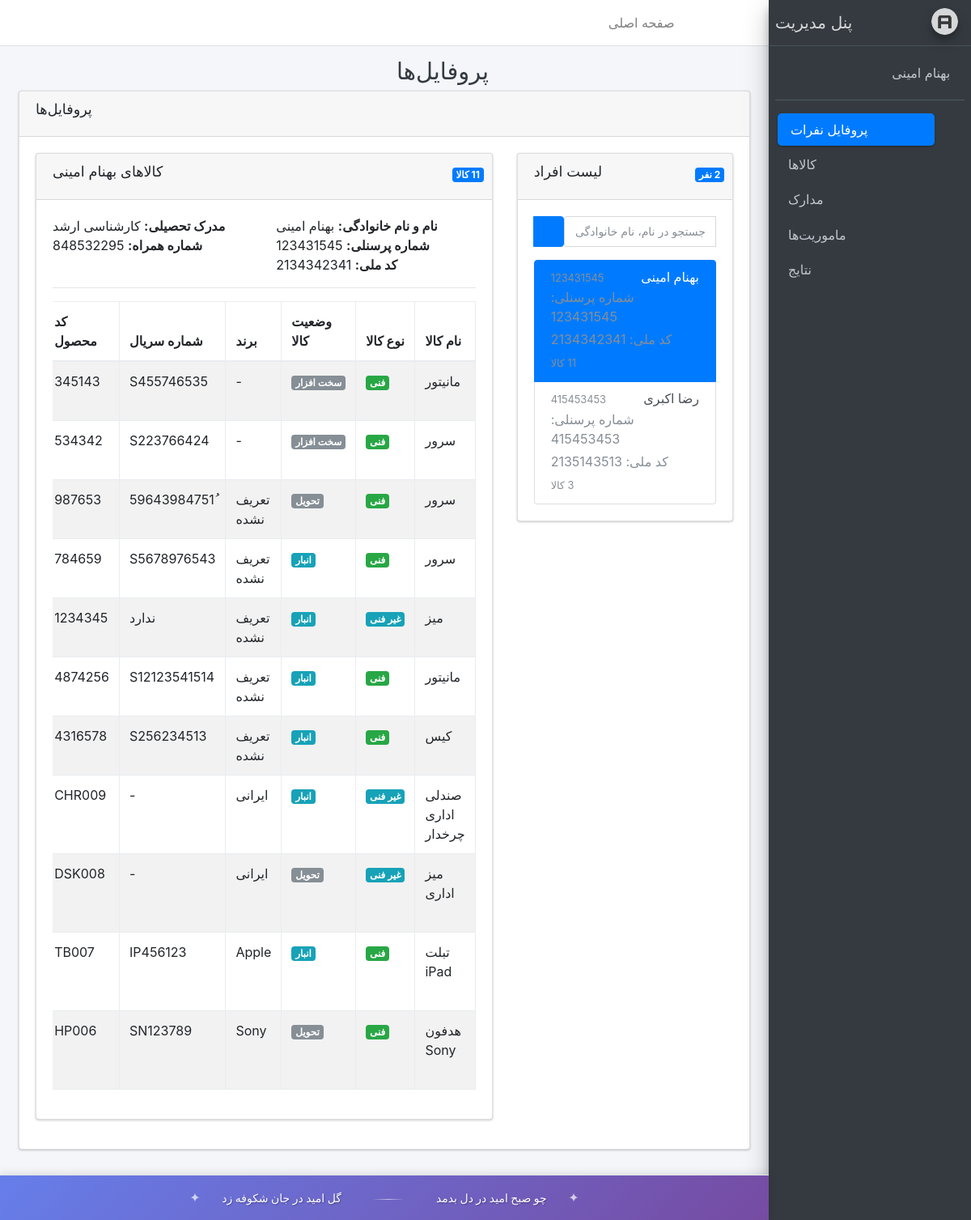
Before: /account/profiles/?person_id=123431545 (signed in) with the older database file.
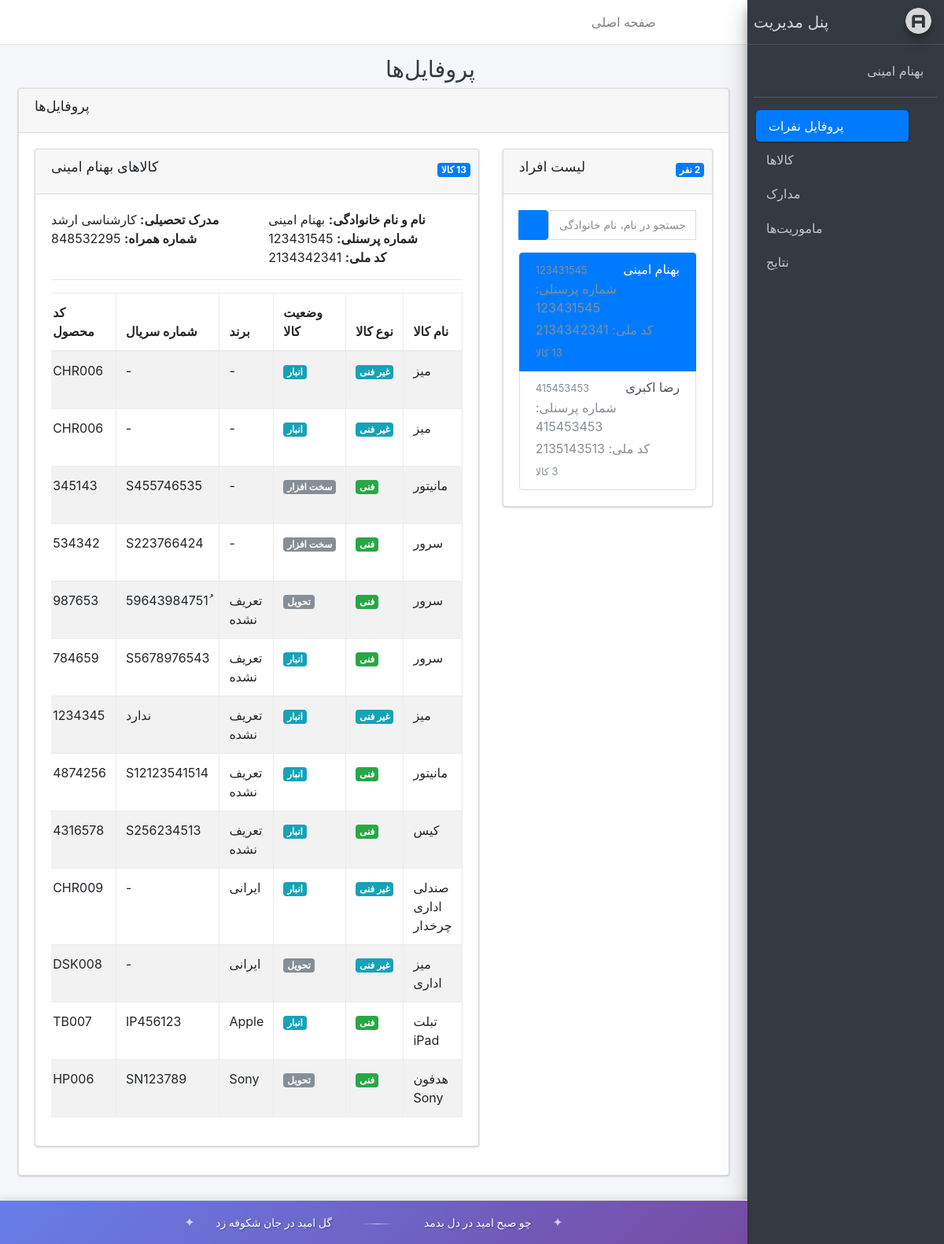
After: the same page with the newer database file.
### holder/models.py (models this page shows, shortened)
class PersonalInfo(models.Model):
    STATUS_CHOICES = (
        ('d', 'دیپلم'),
        ('a', 'کارشناسی ناپیوسته'),
        ('b', 'کارشناسی'),
        ('m', 'کارشناسی ارشد'),
        ('p', 'دکتری'),
        ('o', 'سایر')
    )
    name = models.CharField(max_length=100, verbose_name="نام")
    family = models.CharField(max_length=100, verbose_name="نام خانوادگی")
    Personnel_number = models.CharField(max_length=9, validators=[RegexValidator(regex=r'^\d{9}$')], unique=True,primary_key=True,verbose_name="شماره پرسنلی")
    National_ID = models.CharField(max_length=10,unique=True,verbose_name="کد ملی",validators=[RegexValidator(regex=r'^\d{10}$')])
    date_of_birth = models.DateField(verbose_name="تاریخ تولد")
    email = models.EmailField(max_length=254, verbose_name="ایمیل",blank=True, null=True, help_text="اختیاری")
    phone_number = models.CharField(max_length=16, verbose_name="شماره همراه")
    date_created = models.DateTimeField(auto_now_add=True, verbose_name="تاریخ ثبت نام")
    Educational_degree = models.CharField(max_length=10, verbose_name="مدرک تحصیلی", choices=STATUS_CHOICES)
    password = models.CharField(max_length=100, verbose_name="رمز عبور")
    def jinfo(self):
        return jalali_converter(self.date_of_birth)
    jinfo.short_description = "تاریخ تولد "
    class Meta:
        verbose_name = "دارنده حساب"
        verbose_name_plural = "دارندگان حساب"

class Items(models.Model):
    Technical_items = models.CharField(max_length=100,blank=True , null=True, verbose_name="نام کالا")
    TYPE_CHOICES = [('Technical', 'فنی'),('Non-technical', 'غیر فنی')]
    type_Item = models.CharField(max_length=50,choices=TYPE_CHOICES, verbose_name="نوع کالا")
    STATUS_CHOICES = [('hardware','سخت افزار'),('Delivery','تحویل'),('warehouse','انبار')]
    status_item =  models.CharField(max_length=50,choices=STATUS_CHOICES, verbose_name="وضعیت کالا")
    Number = models.IntegerField(verbose_name="تعداد کالا", default=1, blank=True, null=True)
    STATUS_SUB_MAPPING = {
        'hardware': [
            ('repair', 'تعمیر'),
            ('upgrade', 'ارتقا'),
        ],
        'Delivery': [
            ('external', 'خارج'),
            ('internal', 'داخل'),
        ],
        'warehouse': [
            ('ready', 'آماده بکار'),
            ('returned_good', 'عودتی سالم'),
            ('returned_worn', 'عودتی فرسوده'),
        ],
    }
    status_sub_item = models.CharField(max_length=50,choices=[choice for sublist in STATUS_SUB_MAPPING.values() for choice in sublist],blank=True,null=True,verbose_name="زیر مجموعه وضعیت")
    brand = models.CharField(max_length=100, verbose_name="برند", blank=True, null=True)
    Configuration = models.TextField(verbose_name="پیکربندی", blank=True, null=True)
    serial_number = models.CharField(max_length=100, blank=True, null=True, verbose_name="شماره سریال")
    Product_code = models.CharField(max_length=100, verbose_name="کد محصول")
    register_date = models.DateTimeField(auto_now_add=True)
    update_date = models.DateTimeField(default=timezone.now,verbose_name="تاریخ بروزرسانی")
    PersonalInfo = models.ForeignKey(PersonalInfo, on_delete=models.CASCADE, related_name='items', blank=True, null=True, verbose_name="دارنده حساب")
    def jinfo(self):
        return jalali_converter(self.register_date)
    jinfo.short_description = "تاریخ ثبت نام"
    class Meta:
        verbose_name = "کالا"
        verbose_name_plural = "کالاها"

### account/views.py (the view, shortened to what this page needs)
# urls.py: path("profiles/", profiles_view, name="profiles"),
@login_required
def profiles_view(request):
    selected_person_id = request.GET.get('person_id')
    search_query = request.GET.get('search', '')
    people_queryset = PersonalInfo.objects.all()
    people = people_queryset.order_by('name', 'family')
    selected_person = None
    person_items = None
    if selected_person_id:
        try:
            selected_person = PersonalInfo.objects.get(Personnel_number=selected_person_id)
            person_items = Items.objects.filter(PersonalInfo=selected_person).order_by('-register_date')
        except PersonalInfo.DoesNotExist:
            selected_person = None
            person_items = None
    total_people = people_queryset.count()
    context = {
        'people': people,
        'selected_person': selected_person,
        'person_items': person_items,
        'selected_person_id': selected_person_id,
        'search_query': search_query,
        'total_people': total_people,
    }
    return render(request, 'registration/profiles.html', context)

### extensions/jalali.py (called while the page is built)
    def persian_tuple(self):
        return self.persian_year, self.persian_month, self.persian_day

### extensions/utils.py (called while the page is built)
def jalali_converter(time):
    jmonths = ['فروردین', 'اردیبهشت', 'خرداد', 'تیر', 'مرداد', 'شهریور', 'مهر', 'آبان', 'آذر', 'دی', 'بهمن', 'اسفند']
    time_to_str = '{},{},{}'.format(time.year, time.month, time.day)
    time_to_tuple = jalali.Gregorian(time_to_str).persian_tuple()
    time_to_list = list(time_to_tuple)
    for index, month in enumerate(jmonths):
        if time_to_list[1] == index + 1:
            time_to_list[1] = month
            break
    if isinstance(time, datetime.datetime):
        output = "{},{},{}, ساعت {}:{}".format(time_to_list[2], time_to_list[1], time_to_list[0], time.hour, time.minute)
    else:
        output = "{},{},{}".format(time_to_list[2], time_to_list[1], time_to_list[0])
    return output

### templates/registration/profiles.html (shortened to what the changed rows need)
{% extends 'registration/base.html' %}
{% load static %}
{% block title %}پروفایل‌ها{% endblock %}
{% block main %}
<div class="row">
    <div class="col-12">
        <div class="card">
            <div class="card-body">
                <div class="row">
                    <div class="col-md-4">
                        <div class="card">
                            <div class="card-body">
                                <div style="max-height: 500px; overflow-y: auto;">
                                    {% if people %}
                                        <div class="list-group">
                                            {% for person in people %}
                                                <a href="?person_id={{ person.Personnel_number }}{% if search_query %}&search={{ search_query }}{% endif %}"
                                                   class="list-group-item list-group-item-action {% if selected_person_id == person.Personnel_number %}active{% endif %}">
                                                    <div class="d-flex w-100 justify-content-between">
                                                        <h6 class="mb-1">{{ person.name }} {{ person.family }}</h6>
                                                        <small class="text-muted">{{ person.Personnel_number }}</small>
                                                    </div>
                                                    <p class="mb-1 text-muted">
                                                        <i class="fas fa-id-card mr-1"></i>
                                                        شماره پرسنلی: {{ person.Personnel_number }}
                                                    </p>
                                                    <p class="mb-1 text-muted">
                                                        <i class="fas fa-id-badge mr-1"></i>
                                                        کد ملی: {{ person.National_ID }}
                                                    </p>
                                                    <small class="text-muted">
                                                        <i class="fas fa-boxes mr-1"></i>
                                                        {{ person.items.count }} کالا
                                                    </small>
                                                </a>
                                            {% endfor %}
                                        </div>
                                    {% endif %}
                                </div>
                            </div>
                        </div>
                    </div>
                    <div class="col-md-8">
                        {% if selected_person %}
                            <div class="card">
                                <div class="card-header">
                                    <h5 class="card-title">
                                        <i class="fas fa-box mr-1"></i>
                                        کالاهای {{ selected_person.name }} {{ selected_person.family }}
                                    </h5>
                                    <div class="card-tools">
                                        <span class="badge badge-primary">
                                            {{ person_items.count }} کالا
                                        </span>
                                    </div>
                                </div>
                                <div class="card-body">
                                    <div class="row mb-3">
                                        <div class="col-md-6">
                                            <strong>نام و نام خانوادگی:</strong> {{ selected_person.name }} {{ selected_person.family }}<br>
                                            <strong>شماره پرسنلی:</strong> {{ selected_person.Personnel_number }}<br>
                                            <strong>کد ملی:</strong> {{ selected_person.National_ID }}
                                        </div>
                                        <div class="col-md-6">
                                            <strong>مدرک تحصیلی:</strong> {{ selected_person.get_Educational_degree_display }}<br>
                                            <strong>شماره همراه:</strong> {{ selected_person.phone_number }}<br>
                                        </div>
                                    </div>
                                    <hr>
                                    {% if person_items %}
                                        <div class="table-responsive">
                                            <table class="table table-bordered table-striped">
                                                <thead>
                                                    <tr>
                                                        <th>نام کالا</th>
                                                        <th>نوع کالا</th>
                                                        <th>وضعیت کالا</th>
                                                        <th>برند</th>
                                                        <th>شماره سریال</th>
                                                        <th>کد محصول</th>
                                                    </tr>
                                                </thead>
                                                <tbody>
                                                    {% for item in person_items %}
                                                        <tr>
                                                            <td>{{ item.Technical_items|default:"-" }}</td>
                                                            <td>
                                                                <span class="badge {% if item.type_Item == 'Technical' %}badge-success{% else %}badge-info{% endif %}">
                                                                    {{ item.get_type_Item_display }}
                                                                </span>
                                                            </td>
                                                            <td>
                                                                <span class="badge
                                                                    {% if item.status_item == 'Healthy' %}badge-success
                                                                    {% elif item.status_item == 'Repairing' %}badge-warning
                                                                    {% elif item.status_item == 'worn out' %}badge-danger
                                                                    {% elif item.status_item == 'warehouse' %}badge-info
                                                                    {% else %}badge-secondary{% endif %}">
                                                                    {{ item.get_status_item_display|default:"-" }}
                                                                </span>
                                                            </td>
                                                            <td>{{ item.brand|default:"-" }}</td>
                                                            <td>{{ item.serial_number|default:"-" }}</td>
                                                            <td>{{ item.Product_code|default:"-" }}</td>
                                                        </tr>
                                                    {% endfor %}
                                                </tbody>
                                            </table>
                                        </div>
                                    {% else %}
                                        <div class="alert alert-warning">
                                            <i class="fas fa-exclamation-triangle mr-1"></i>
                                            این فرد هیچ کالایی ندارد.
                                        </div>
                                    {% endif %}
                                </div>
                            </div>
                        {% endif %}
                    </div>
                </div>
            </div>
        </div>
    </div>
</div>
{% endblock %}

Changed rows visible on the page:
changed PersonalInfo "بهنام": items.count "11" → "13"
now on this page (row edited): Items: Technical_items "میز", type_Item "غیر فنی", status_item "انبار", brand "-", serial_number "-", Product_code "CHR006"
now on this page (row edited): Items: Technical_items "میز", type_Item "غیر فنی", status_item "انبار", brand "-", serial_number "-", Product_code "CHR006"
Other visible differences:
{{ person_items.count }}: "11" → "13"
